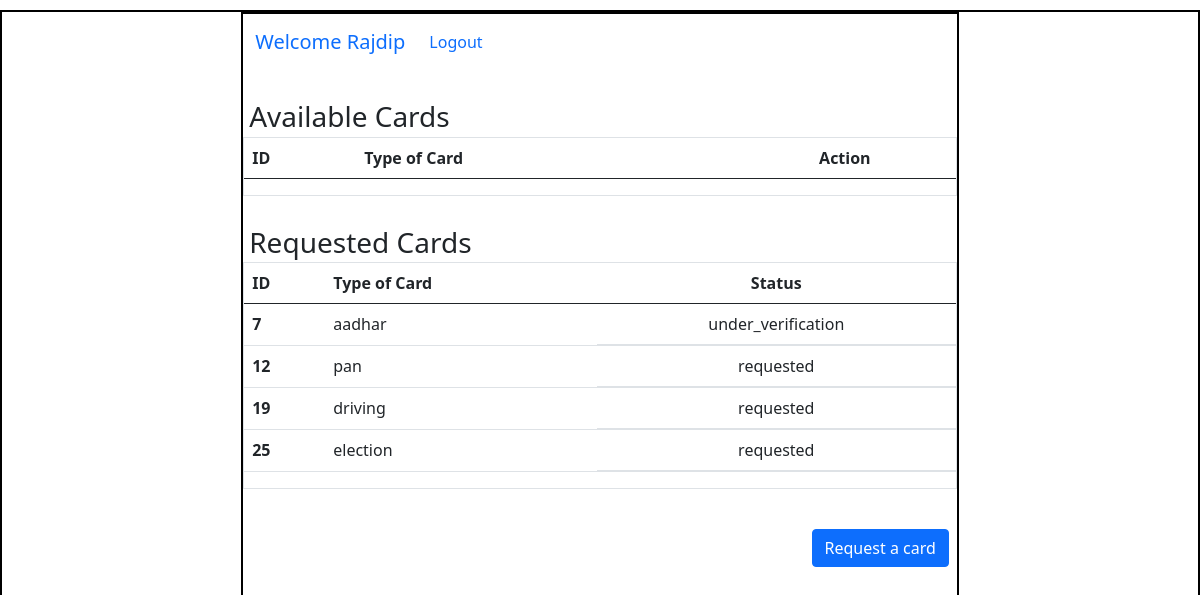
/home/2, run on an earlier commit of the app's database.
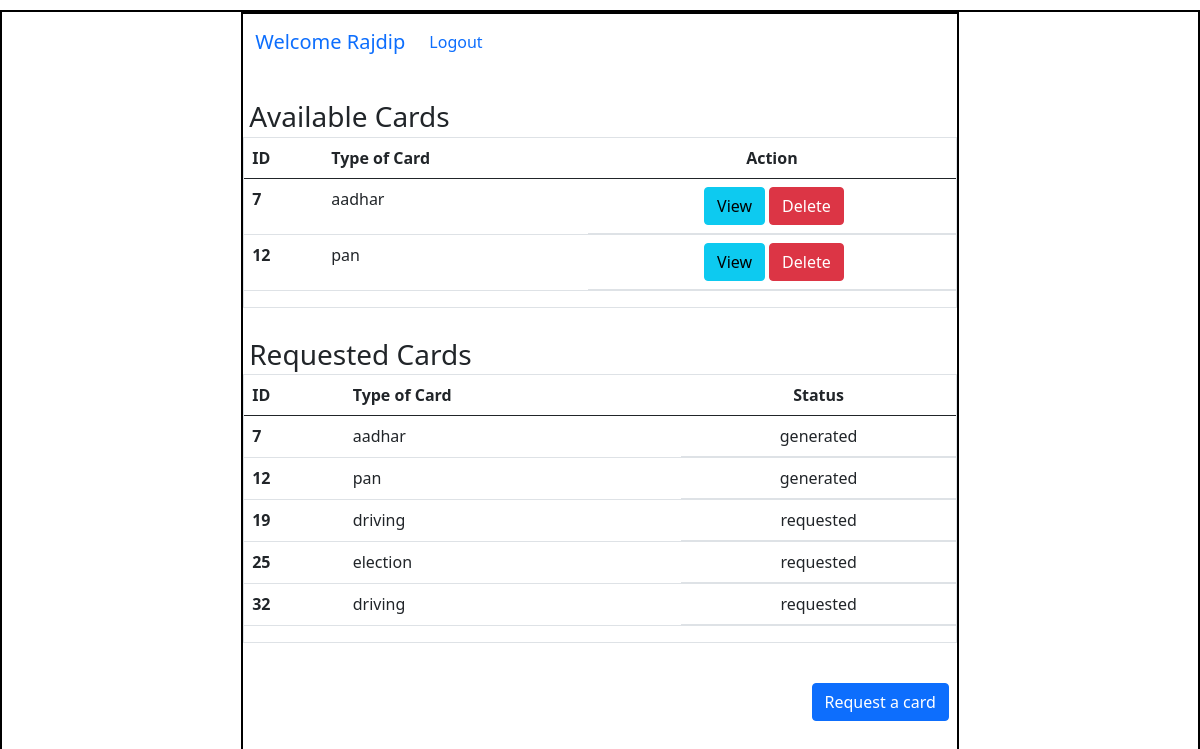
And on a later commit of the database.
### application/models.py (models this page shows)
class Info(db.Model):
    id = db.Column(db.Integer(), primary_key = True)
    atr_name = db.Column(db.String(), nullable = False)
    atr_value = db.Column(db.String(), nullable = False)
    c_name = db.Column(db.String(), nullable = False)
    user_id = db.Column(db.Integer(), db.ForeignKey("user.id"),nullable = False )

### application/controllers.py (the view)
@app.route("/home/<int:user_id>")
def user_dash(user_id):
    this_user=User.query.filter_by(id = user_id).first()
    return render_template("user_dash.html",this_user=this_user)

### templates/user_dash.html (shortened to what this page needs)
<!DOCTYPE html>
<html lang="en">
<head>
    <link rel="stylesheet" href="{{ url_for('static', filename='style.css') }}">
    <link href="https://cdn.jsdelivr.net/npm/bootstrap@5.0.2/dist/css/bootstrap.min.css" rel="stylesheet">
</head>
<body>
    <div id="main">
        <div id="canvas">
            <nav class="navbar navbar-expand-lg bg-body-tertiary">
                <div class="container-fluid">
                  <a class="navbar-brand" href="#">Welcome {{this_user.username}}</a>
                  <div class="collapse navbar-collapse" id="navbarSupportedContent">
                    <ul class="navbar-nav me-auto mb-2 mb-lg-0">
                      <li class="nav-item">
                        <a class="nav-link active" aria-current="page" href="/login">Logout</a>
                      </li>
                    </ul>
                  </div>
                </div>
              </nav>
              <div id="content">
                <h3 class="headings">Available Cards</h3>
                <div class="table border">
                    <table class="table">
                        <thead>
                          <tr>
                            <th scope="col">ID</th>
                            <th scope="col">Type of Card</th>
                            <th scope="col" class="text-center">Action</th>
                          </tr>
                        </thead>
                        <tbody>
                          {% for info in this_user.details %}
                            {% if info.atr_value == "generated" %}
                            <tr>
                              <th scope="row">{{info.id}}</th>
                              <td>{{info.c_name}}</td>
                              <td class="d-flex justify-content-center">
                                <a href="/view/{{info.c_name}}/{{info.user_id}}" type="button" class="btn btn-info mx-1">View</a>
                                <a href="/delete/{{info.c_name}}/{{info.user_id}}" type="button" class="btn btn-danger" onclick="return confirm('Are you sure you want to delete this card?')">Delete</a>
                              </td>
                            </tr>
                            {% endif %}
                          {%  endfor %}
                        </tbody>
                      </table>
                </div>
                <h3 class="headings">Requested Cards</h3>
                <div class="table border">
                    <table class="table">
                        <thead>
                          <tr>
                            <th scope="col">ID</th>
                            <th scope="col">Type of Card</th>
                            <th scope="col" class="text-center">Status</th>
                          </tr>
                        </thead>
                        <tbody>
                          {% for info in this_user.details %}
                            {% if info.atr_name == "status" %}
                              <tr>
                                <th scope="row">{{loop.index}}</th>
                                <td>{{info.c_name}}</td>
                                <td class="d-flex justify-content-center">
                                  {{info.atr_value}}
                                </td>
                              </tr>
                            {% endif %}
                          {%  endfor %}
                        </tbody>
                      </table>
                </div>
                <div class="text-end">
                  <a href="/request_card/{{this_user.id}}" type="button" class="btn btn-primary mx-2 my-4">Request a card</a>
                </div>
              </div>
        </div>
    </div>
</body>
</html>

What changed in the data, as far as the page shows it:
now on one of the page's lists (row edited): Info: id "7", c_name "aadhar"
changed Info "aadhar": atr_value "under_verification" → "generated"
now on one of the page's lists (row edited): Info: id "12", c_name "pan"
changed Info "pan": atr_value "requested" → "generated"
added Info: c_name "driving", atr_value "requested", shown under "Requested Cards"
